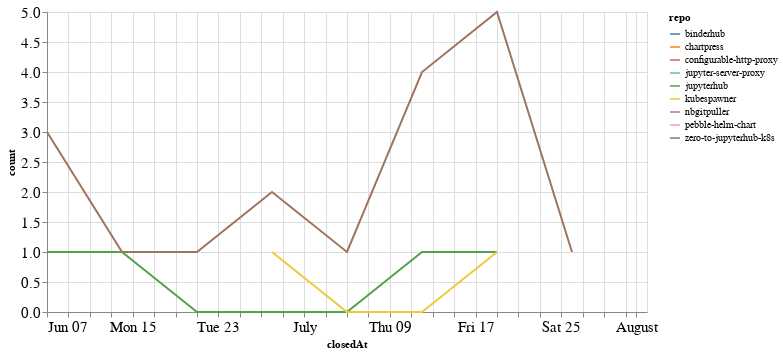

The code cell stored with this chart in its notebook:
### Code cell
closed_by_time = closed_by.groupby('repo').resample('W', on='closedAt').count()['author'].reset_index()
closed_by_time = closed_by_time.rename(columns={'author': 'count'})

alt.Chart(closed_by_time, width=600).mark_line().encode(
    x='closedAt',
    y='count',
    color='repo',
    tooltip="repo"
)

### Figure 1 — Vega-Lite specification as saved in the notebook (floating-point values rounded to 4 significant figures)
{"config": {"axisLeft": {"labelFontSize": 15}, "axisBottom": {"labelFontSize": 15}}, "data": {"name": "data-d7f229c3ed9366e045fe43656cd751f9"}, "mark": "line", "encoding": {"color": {"type": "nominal", "field": "repo"}, "tooltip": {"type": "nominal", "field": "repo"}, "x": {"type": "temporal", "field": "closedAt"}, "y": {"type": "quantitative", "field": "count"}}, "width": 600, "$schema": "https://vega.github.io/schema/vega-lite/v4.8.1.json", "datasets": {"data-d7f229c3ed9366e045fe43656cd751f9": [{"repo": "binderhub", "closedAt": "2020-07-26T00:00:00", "count": 1}, {"repo": "chartpress", "closedAt": "2020-07-19T00:00:00", "count": 1}, {"repo": "configurable-http-proxy", "closedAt": "2020-07-05T00:00:00", "count": 2}, {"repo": "jupyter-server-proxy", "closedAt": "2020-08-02T00:00:00", "count": 1}, {"repo": "jupyterhub", "closedAt": "2020-06-07T00:00:00", "count": 1}, {"repo": "jupyterhub", "closedAt": "2020-06-14T00:00:00", "count": 1}, {"repo": "jupyterhub", "closedAt": "2020-06-21T00:00:00", "count": 0}, {"repo": "jupyterhub", "closedAt": "2020-06-28T00:00:00", "count": 0}, {"repo": "jupyterhub", "closedAt": "2020-07-05T00:00:00", "count": 0}, {"repo": "jupyterhub", "closedAt": "2020-07-12T00:00:00", "count": 1}, {"repo": "jupyterhub", "closedAt": "2020-07-19T00:00:00", "count": 1}, {"repo": "kubespawner", "closedAt": "2020-06-28T00:00:00", "count": 1}, {"repo": "kubespawner", "closedAt": "2020-07-05T00:00:00", "count": 0}, {"repo": "kubespawner", "closedAt": "2020-07-12T00:00:00", "count": 0}, {"repo": "kubespawner", "closedAt": "2020-07-19T00:00:00", "count": 1}, {"repo": "nbgitpuller", "closedAt": "2020-08-02T00:00:00", "count": 4}, {"repo": "pebble-helm-chart", "closedAt": "2020-06-07T00:00:00", "count": 3}, {"repo": "zero-to-jupyterhub-k8s", "closedAt": "2020-06-07T00:00:00", "count": 3}, {"repo": "zero-to-jupyterhub-k8s", "closedAt": "2020-06-14T00:00:00", "count": 1}, {"repo": "zero-to-jupyterhub-k8s", "closedAt": "2020-06-21T00:00:00", "count": 1}, {"repo": "zero-to-jupyterhub-k8s", "closedAt": "2020-06-28T00:00:00", "count": 2}, {"repo": "zero-to-jupyterhub-k8s", "closedAt": "2020-07-05T00:00:00", "count": 1}, {"repo": "zero-to-jupyterhub-k8s", "closedAt": "2020-07-12T00:00:00", "count": 4}, {"repo": "zero-to-jupyterhub-k8s", "closedAt": "2020-07-19T00:00:00", "count": 5}, {"repo": "zero-to-jupyterhub-k8s", "closedAt": "2020-07-26T00:00:00", "count": 1}]}}
